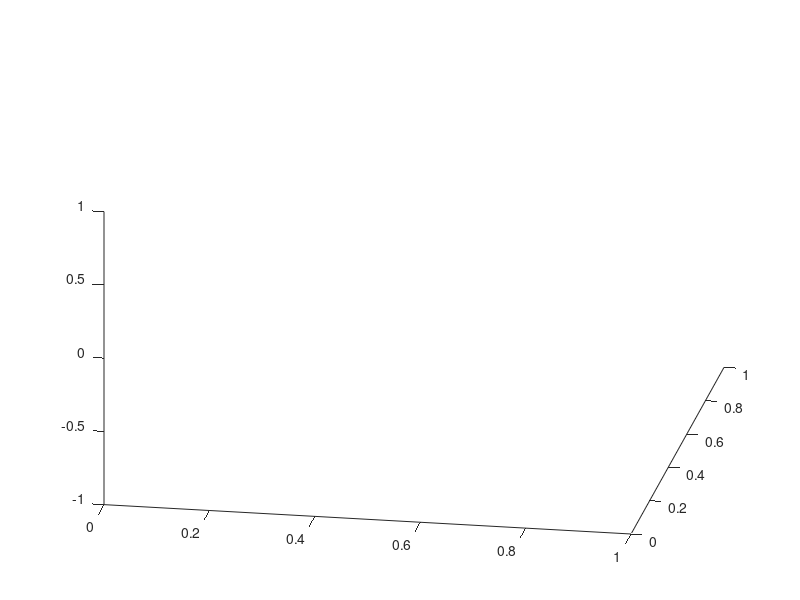

This figure's MATLAB source: (Note: this script raises an error after producing the figure.)
%% 3d animation 
filename = 'GB_network_animation.gif';
nFrames = 36;
angleStep = 360/nFrames;

for ii = 1:nFrames
    view(angleStep*ii, 30);
    drawnow

    frame = getframe(gcf);
    img = frame2im(frame);
    [A,map] = rgb2ind(img,256);

    if ii == 1
        imwrite(A,map,filename,'gif','LoopCount',Inf,'DelayTime',0.1)
    else
        imwrite(A,map,filename,'WriteMode','append','DelayTime',0.1)
    end
end
